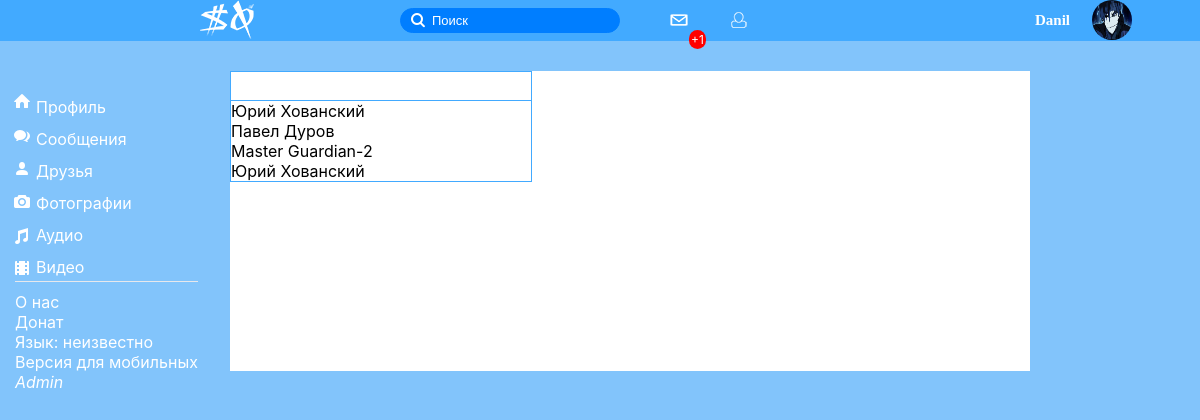
/account/texts.php?id=1 (signed in), run on the app's committed database.
### tables this page shows
CREATE TABLE IF NOT EXISTS `users` (
  `id` int(11) NOT NULL AUTO_INCREMENT,
  `name` varchar(32) NOT NULL,
  `surname` varchar(32) NOT NULL,
  `says` varchar(100) NOT NULL,
  `gender` varchar(32) NOT NULL,
  `email` varchar(32) NOT NULL,
  `code_activation` varchar(32) NOT NULL,
  `email_status` int(1) NOT NULL,
  `support` int(1) NOT NULL,
  `offical` int(11) NOT NULL,
  `password` varchar(32) NOT NULL,
  `b_day` int(11) NOT NULL,
  `b_month` varchar(32) NOT NULL,
  `b_year` int(11) NOT NULL,
  `city` varchar(32) NOT NULL,
  `web-site` text NOT NULL,
  `last_login` varchar(32) NOT NULL,
  `user_ip` varchar(100) NOT NULL,
  `online` int(11) NOT NULL,
  `avatar` text NOT NULL,
  `experience` int(11) NOT NULL,
  `site_lang` int(11) NOT NULL,
  `banned` int(11) NOT NULL,
  PRIMARY KEY (`id`)
);

CREATE TABLE IF NOT EXISTS `messages` (
  `id` int(11) NOT NULL AUTO_INCREMENT,
  `from_who` int(11) NOT NULL,
  `to_who` int(11) NOT NULL,
  `text` text NOT NULL,
  `date` varchar(32) NOT NULL,
  `readed` int(1) NOT NULL,
  PRIMARY KEY (`id`)
);

### account/vars.php (called while the page is built, shortened)
<?
        $result = mysql_query("SELECT * FROM `users` WHERE `id` = '".$id."'");
        while($row = mysql_fetch_array($result)) {
            $login=$row['email'];
            $adm_lvl=$row['support'];
        }
?>

### account/texts.php (the view, shortened to what this page needs)
<?
    include_once("bd.php");$id=$_GET['id'];include_once("vars.php");
?>
<html>
<head>
    <link rel="stylesheet" type="text/css" href="/css/main.css">
    <link rel="stylesheet" type="text/css" href="/css/account.css">
    <link rel="stylesheet" type="text/css" href="/css/newmessages.css">
</head>
    <?
        $result = mysql_query("SELECT * FROM `users` WHERE `email` = '".$_COOKIE['account']."'");
        while($row = mysql_fetch_array($result)) {
            $support=$row['support'];$ULANG=$row['site_lang'];
            $user_id=$row['id'];
        }
    ?>
<?if($adm_lvl==3){echo"<body style='background:url(".$bg.") no-repeat;'>";}else{echo"<body style='background:#82c4fb;'>";}?>
<?if($_COOKIE['account']==$login){?>
    <div id="header">
        <div class="header_lg"><a href="/" id="header_lg_a"><div class="header_lg_img"></div></a></div>
        <?if($_COOKIE['account']){?><a href="/account/messages.php"><div class="header_nmsg"><div class="header_nmsg_icon"><font class="nmsg_number">+1</font></div></div></a>
        <a href="/account/friends.php?id=<?echo$user_id;?>"><div class="header_nfrd"><div class="header_nfrd_icon"><?if($subs!=0){?><font class="nfrd_number">+<?echo$subs;?></font><?}?></div></div></a><?}?>
        <form id="header_search" method="post" action="">
            <input type="text" name="search_input" class="input_search" placeholder="Поиск" onfocus="if(this.placeholder=='Поиск') {this.placeholder='';}" onblur="if(this.value=='') {this.placeholder='Поиск';}">
        </form>
        <div class="header_account">
            <?
               $result = mysql_query("SELECT * FROM `users` WHERE `email` = '".$_COOKIE['account']."'");
            while($row = mysql_fetch_array($result)) {$cook_name=$row['name'];$cook_ava=$row['avatar'];}
            ?>
            <div class="photo_user"><p style="font-size:15px;"><b><?echo $cook_name;?></b></p><img src="<?echo $cook_ava;?>" width="40px" height="40px"></div>
        </div>
    </div>
    <div id="slider_menu">
        <ul class="menu_ul_a_li">
            <a href="/acc.php?id=<?echo$user_id;?>"><li><div class="profile_icon"></div> <font class="mn_pr">Профиль</font></li></a>
            <a href="/account/messages.php?id=<?echo$user_id;?>"><li><div class="msg_icon"></div> <font class="mn_msg">Сообщения</font></li></a>
            <a href="/account/friends.php?id=<?echo$user_id;?>"><li><div class="friends_icon"></div> <font class="mn_fr">Друзья</font></li></a>
            <a href="/account/photos.php?id=<?echo$user_id;?>"><li><div class="photos_icon"></div> <font class="mn_ph">Фотографии</font></li></a>
            <a href="/account/audios.php?id=<?echo$user_id;?>"><li><div class="audios_icon"></div> <font class="mn_aud">Аудио</font></li></a>
            <a href="/account/videos.php?id=<?echo$user_id;?>"><li><div class="videos_icon"></div> <font class="mn_vid">Видео</font></li></a>
        </ul>
        <div class="menu_settings" onselectstart="return false" onmousedown="return false">
            <?if($ULANG=='russian'){$language="<img src='/img/flags/1.gif' width='16px' height='12px'> русский";}
                else if($ULANG=='english'){$language="<img src='/img/flags/2.gif' width='16px' height='12px'> english";}
                else if($ULANG=='japanese'){$language="<img src='/img/flags/3.gif' width='16px' height='13px'> 日本語";}
                else if($ULANG=='deutsch'){$language="<img src='/img/flags/4.gif' width='16px' height='13px'> Deutsch";}
                else if($ULANG=='french'){$language="<img src='/img/flags/5.gif' width='16px' height='13px'> Français";}
                else{$language="неизвестно";}
            ?>
            <p><a href="/about.php" class="mn_aboutus">О нас</a></p>
            <p><a href="/account/settings.php?id=<?echo$user_id;?>&st=4" class="mn_donate">Донат</a></p>
            <p><font class="mn_lg">Язык</font>: <?echo$language;?></p>
            <p><a href="/mobile/" class="mn_mobile">Версия для мобильных</a></p>
            <?if($support>=1){?><p><a href="/admin/" class="mn_adm"><i>Admin</i></a></p><?}?>
        </div>
    </div>
    <div id="messages">
        <input type="text" class="messages_search">
        <div class="messages_select">
            <?
                $result = mysql_query("SELECT * FROM messages WHERE (from_who = '".$user_id."' OR to_who='".$user_id."') GROUP BY from_who, to_who");
                if(mysql_num_rows($result)!=0){
                while($row = mysql_fetch_array($result)) {
                    $f_w=$row['from_who'];
                    $t_w=$row['to_who'];
            ?>
            <div class="messages_select_user_names">
                <?
                    if($f_w==$user_id){
                        $m_name = mysql_query("SELECT name FROM users WHERE id='$t_w'");
                        $name = mysql_fetch_array($m_name);
                        $m_sname = mysql_query("SELECT surname FROM users WHERE id='$t_w'");
                        $sname = mysql_fetch_array($m_sname);}
                    else{
                        $m_name = mysql_query("SELECT name FROM users WHERE id='$f_w'");
                        $name = mysql_fetch_array($m_name);
                        $m_sname = mysql_query("SELECT surname FROM users WHERE id='$f_w'");
                        $sname = mysql_fetch_array($m_sname);}
                ?>
                <p><?echo$name['name'];echo" ";echo$sname['surname']?></p>
            </div>
            <?}}?>
        </div>
    </div>
    </body>
<?}?>

### css/main.css (style rules this page uses)
* { margin: 0; padding: 0; outline: none; }
body { background: #82c4fb; }
a { text-decoration: none; }
.header_lg_img { width: 54px; height: 39px; background: url(/img/main/logogoog.png) no-repeat; padding-top: 1px; }
#header { background: #42aaff; width: 100%; height: 41px; }
.header_lg { color: #fff; margin-left: 100px; position: absolute; width: 190px; }
#header_lg_a { top: 0px; color: #fff; width: 70px; height: 38px; display: block; position: none; outline: none; margin-left: 100px; width: 190px; }
.input_search { background: url(/img/search_icon1.png) no-repeat #007eff; border-left: 20px solid transparent; background-position: 10px; border: 1px solid #007eff; border-radius: 14px; padding-left: 30px; height: 25px; width: 220px; margin-top: 7.5px; margin-left: 400px; color: #fff; }
.photo_user p { margin-top: 10px; margin-left: 3px; position: absolute; }
.photo_user img { margin-left: 60px; width: 40px; height: 40px; border-radius: 20px; }

### css/account.css (style rules this page uses)
body { font-family: -apple-system,BlinkMacSystemFont,Roboto,Open Sans,Helvetica Neue,sans-serif; }
li { list-style: none; }
.header_account { font-weight: normal; font-family: Tahoma; cursor: pointer; height: 41px; width: 110px; line-height: 20px; color: #fff; margin-top: -33px; margin-left: 86%; }
.header_nmsg_icon { background: url(/img/msg_icon.png) no-repeat; height: 20px; width: 20px; margin: 10px; }
.header_nmsg { margin-left: 650px; position: absolute; padding: 0 9px; }
.nmsg_number { color: #fff; position: absolute; margin-left: 20px; margin-top: 20px; background: #ff0000; border-radius: 10px; padding: 2px; font-size: 12px; }
.header_nfrd_icon { background: url(/img/user_icon.png) no-repeat; height: 20px; width: 20px; margin: 10px; }
.header_nfrd { margin-left: 710px; position: absolute; padding: 0 9px; }
#slider_menu { color: #fff; margin-top: 30px; position: absolute; padding-top: 10px; border-radius: 2px; }
#slider_menu ul { position: absolute; margin-top: 10px; margin-left: 30px; }
#slider_menu ul li { list-style: none; padding: 6px; }
#slider_menu ul a li { color: #fff; }
.profile_icon,.friends_icon,.photos_icon,.msg_icon,.audios_icon,.videos_icon { width: 35px; height: 25px; position: absolute; margin-top: -3px; margin-left: -30px; }
.profile_icon { background: url(/img/menu_iicon.png) no-repeat 7px 0; }
.friends_icon { background: url(/img/menu_iicon.png) no-repeat 7px -80px; }
.msg_icon { background: url(/img/menu_iicon.png) no-repeat 7px -25px; }
.photos_icon { background: url(/img/menu_iicon.png) no-repeat 7px -135px; }
.audios_icon { background: url(/img/menu_iicon.png) no-repeat 7px -161px; }
.videos_icon { background: url(/img/menu_iicon.png) no-repeat 7px -189px; }
.menu_settings { border-top: 1px solid #e7e8ec; padding-top: 10px; margin-top: 200px; margin-left: 15px; }
.menu_settings p a { color: #fff; }

### css/newmessages.css (style rules this page uses)
@media (max-width: 8000px) { #messages { margin-left: 30%; margin-top: 80px; } }
@media (max-width: 1920px) { #messages { margin-left: 22%; margin-top: 80px; } }
@media (max-width: 1300px) { #messages { margin-left: 230px; margin-top: 30px; } }
#messages { background: #fff; width: 800px; min-height: 300px; }
.messages_select { border: 1px solid #42aaff; width: 300px; min-height: 60px; margin-top: -1px; }
.messages_search { background: #fff; border: 1px solid #42aaff; height: 30px; width: 302px; }

### data on the page
users: name "Danil", avatar (picture), site_lang "неизвестно"
messages: users.name "Юрий", users.surname "Хованский"
messages: users.name "Павел", users.surname "Дуров"
messages: users.name "Master", users.surname "Guardian-2"
messages: users.name "Юрий", users.surname "Хованский"
